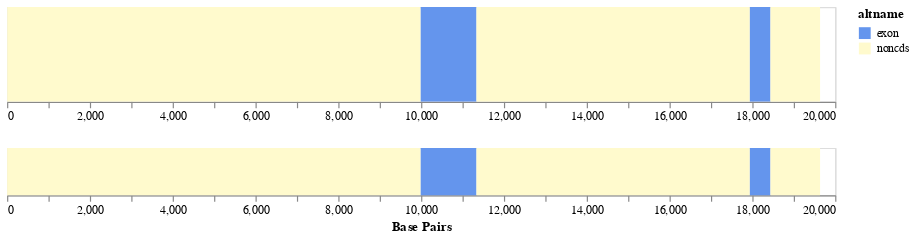

Here is the notebook cell this chart was saved with:
### Markdown cell above
The `inspect()` function generates an interactive plot using the `altair` package, which allows you to zoom in on parts of your chromosome. This is useful for long or complex chromosomes. Click and draw in the lower plot to zoom in on a portion of the chromosome. Hover for more info.

### Code cell
random_chrom.inspect()

### Figure 1 — Vega-Lite specification as saved in the notebook (floating-point values rounded to 4 significant figures)
{"config": {"view": {"continuousWidth": 400, "continuousHeight": 300}}, "vconcat": [{"mark": "rect", "encoding": {"color": {"field": "altname", "scale": {"domain": ["exon", "noncds"], "range": ["cornflowerblue", "lemonchiffon"]}, "type": "nominal"}, "tooltip": [{"field": "eltype", "title": "Element Type", "type": "nominal"}, {"field": "altname", "title": "Name", "type": "nominal"}, {"field": "length", "title": "Length", "type": "quantitative"}, {"field": "x1", "title": "Start", "type": "quantitative"}, {"field": "x2", "title": "Stop", "type": "quantitative"}], "x": {"field": "x1", "scale": {"domain": {"selection": "selector001"}}, "title": null, "type": "quantitative"}, "x2": {"field": "x2"}, "y": {"axis": null, "field": "y1", "type": "quantitative"}, "y2": {"field": "y2"}}, "height": 80, "width": 700}, {"mark": "rect", "encoding": {"color": {"field": "altname", "scale": {"domain": ["exon", "noncds"], "range": ["cornflowerblue", "lemonchiffon"]}, "type": "nominal"}, "tooltip": [{"field": "eltype", "title": "Element Type", "type": "nominal"}, {"field": "altname", "title": "Name", "type": "nominal"}, {"field": "length", "title": "Length", "type": "quantitative"}, {"field": "x1", "title": "Start", "type": "quantitative"}, {"field": "x2", "title": "Stop", "type": "quantitative"}], "x": {"axis": {"title": "Base Pairs"}, "field": "x1", "type": "quantitative"}, "x2": {"field": "x2"}, "y": {"axis": null, "field": "y1", "type": "quantitative"}, "y2": {"field": "y2"}}, "height": 40, "selection": {"selector001": {"type": "interval", "encodings": ["x"], "mark": {"fill": "red", "fillOpacity": 0.7, "stroke": "black"}}}, "width": 700}], "data": {"name": "data-71e999a03e7448bc34d56ba9ba54d32f"}, "$schema": "https://vega.github.io/schema/vega-lite/v4.17.0.json", "datasets": {"data-71e999a03e7448bc34d56ba9ba54d32f": [{"eltype": "g3", "category": "noncds", "altname": "noncds", "length": 9987, "x1": 1, "x2": 9988, "y1": 0, "y2": 1}, {"eltype": "g1", "category": "exon", "altname": "exon", "length": 1347, "x1": 9989, "x2": 11336, "y1": 0, "y2": 1}, {"eltype": "g3", "category": "noncds", "altname": "noncds", "length": 6601, "x1": 11337, "x2": 17938, "y1": 0, "y2": 1}, {"eltype": "g1", "category": "exon", "altname": "exon", "length": 497, "x1": 17939, "x2": 18436, "y1": 0, "y2": 1}, {"eltype": "g3", "category": "noncds", "altname": "noncds", "length": 1198, "x1": 18437, "x2": 19635, "y1": 0, "y2": 1}]}}
